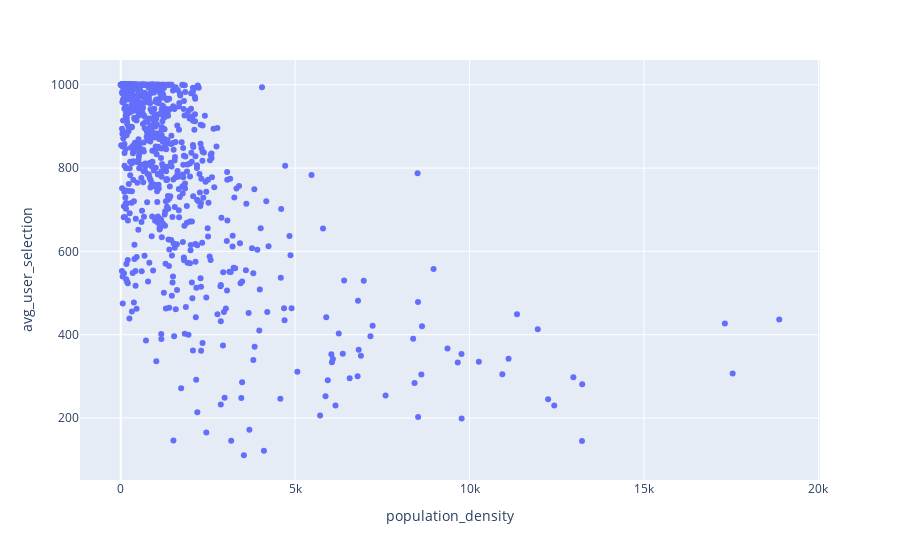

Notebook cell for this chart:
### Code cell
# x and y given as array_like objects
import plotly.express as px
fig = px.scatter(
    df,
    x="population_density", 
    y="avg_user_selection"
)
fig.show()

### Figure 1 — Plotly figure (JSON) as saved in the notebook; plotly's stock layout.template omitted (floating-point values rounded to 4 significant figures; data arrays with more than 128 entries replaced by an {"elided": "..."} marker saying what was removed)
{"data": [{"hovertemplate": "population_density=%{x}<br>avg_user_selection=%{y}<extra></extra>", "legendgroup": "", "marker": {"color": "#636efa", "symbol": "circle"}, "mode": "markers", "name": "", "orientation": "v", "showlegend": false, "type": "scatter", "x": {"elided": "900 float values"}, "xaxis": "x", "y": {"elided": "900 float values"}, "yaxis": "y"}], "layout": {"legend": {"tracegroupgap": 0}, "margin": {"t": 60}, "xaxis": {"anchor": "y", "domain": [0, 1], "title": {"text": "population_density"}}, "yaxis": {"anchor": "x", "domain": [0, 1], "title": {"text": "avg_user_selection"}}}}
